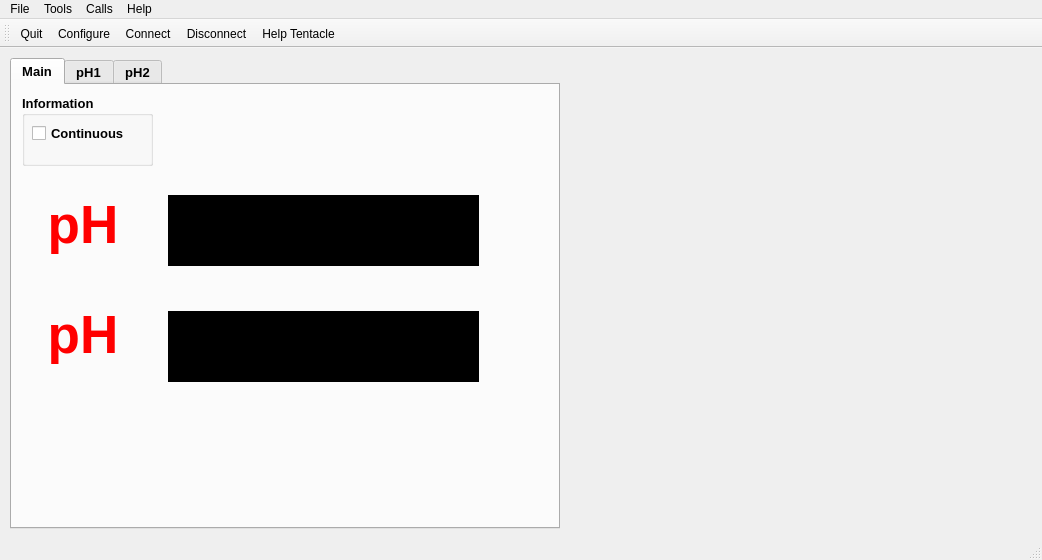
<?xml version="1.0" encoding="UTF-8"?>
<ui version="4.0">
 <class>MainWindow</class>
 <widget class="QMainWindow" name="MainWindow">
  <property name="geometry">
   <rect>
    <x>0</x>
    <y>0</y>
    <width>1042</width>
    <height>560</height>
   </rect>
  </property>
  <property name="windowTitle">
   <string>Terminal for Tentacle Mini pH meter</string>
  </property>
  <widget class="QWidget" name="centralWidget">
   <widget class="QTabWidget" name="tabWidget">
    <property name="geometry">
     <rect>
      <x>10</x>
      <y>10</y>
      <width>550</width>
      <height>471</height>
     </rect>
    </property>
    <property name="font">
     <font>
      <pointsize>10</pointsize>
      <weight>75</weight>
      <bold>true</bold>
     </font>
    </property>
    <property name="tabPosition">
     <enum>QTabWidget::North</enum>
    </property>
    <property name="tabShape">
     <enum>QTabWidget::Rounded</enum>
    </property>
    <property name="currentIndex">
     <number>0</number>
    </property>
    <property name="iconSize">
     <size>
      <width>32</width>
      <height>32</height>
     </size>
    </property>
    <property name="elideMode">
     <enum>Qt::ElideNone</enum>
    </property>
    <property name="usesScrollButtons">
     <bool>false</bool>
    </property>
    <property name="documentMode">
     <bool>false</bool>
    </property>
    <widget class="QWidget" name="mainTab">
     <attribute name="title">
      <string>Main</string>
     </attribute>
     <widget class="QLabel" name="lblEZO1">
      <property name="geometry">
       <rect>
        <x>10</x>
        <y>110</y>
        <width>122</width>
        <height>60</height>
       </rect>
      </property>
      <property name="font">
       <font>
        <pointsize>40</pointsize>
        <weight>75</weight>
        <bold>true</bold>
       </font>
      </property>
      <property name="styleSheet">
       <string notr="true">color: red;</string>
      </property>
      <property name="text">
       <string>pH</string>
      </property>
      <property name="alignment">
       <set>Qt::AlignCenter</set>
      </property>
     </widget>
     <widget class="QLabel" name="lblValue1">
      <property name="geometry">
       <rect>
        <x>156</x>
        <y>110</y>
        <width>311</width>
        <height>71</height>
       </rect>
      </property>
      <property name="font">
       <font>
        <family>Arial</family>
        <pointsize>40</pointsize>
        <weight>75</weight>
        <bold>true</bold>
       </font>
      </property>
      <property name="styleSheet">
       <string notr="true">background: black;
color: orange;
</string>
      </property>
      <property name="text">
       <string/>
      </property>
      <property name="textFormat">
       <enum>Qt::PlainText</enum>
      </property>
      <property name="alignment">
       <set>Qt::AlignCenter</set>
      </property>
      <property name="margin">
       <number>4</number>
      </property>
     </widget>
     <widget class="QGroupBox" name="groupBox">
      <property name="geometry">
       <rect>
        <x>10</x>
        <y>10</y>
        <width>131</width>
        <height>71</height>
       </rect>
      </property>
      <property name="sizePolicy">
       <sizepolicy hsizetype="Minimum" vsizetype="Fixed">
        <horstretch>0</horstretch>
        <verstretch>0</verstretch>
       </sizepolicy>
      </property>
      <property name="font">
       <font>
        <weight>75</weight>
        <bold>true</bold>
       </font>
      </property>
      <property name="title">
       <string>Information</string>
      </property>
      <widget class="QCheckBox" name="contCB">
       <property name="geometry">
        <rect>
         <x>10</x>
         <y>30</y>
         <width>101</width>
         <height>17</height>
        </rect>
       </property>
       <property name="text">
        <string>Continuous</string>
       </property>
      </widget>
     </widget>
     <widget class="QLabel" name="lblValue2">
      <property name="geometry">
       <rect>
        <x>156</x>
        <y>226</y>
        <width>311</width>
        <height>71</height>
       </rect>
      </property>
      <property name="font">
       <font>
        <family>Arial</family>
        <pointsize>40</pointsize>
        <weight>75</weight>
        <bold>true</bold>
       </font>
      </property>
      <property name="styleSheet">
       <string notr="true">background: black;
color: orange;
</string>
      </property>
      <property name="text">
       <string/>
      </property>
      <property name="textFormat">
       <enum>Qt::PlainText</enum>
      </property>
      <property name="alignment">
       <set>Qt::AlignCenter</set>
      </property>
      <property name="margin">
       <number>4</number>
      </property>
     </widget>
     <widget class="QLabel" name="lblEZO2">
      <property name="geometry">
       <rect>
        <x>10</x>
        <y>220</y>
        <width>122</width>
        <height>60</height>
       </rect>
      </property>
      <property name="font">
       <font>
        <pointsize>40</pointsize>
        <weight>75</weight>
        <bold>true</bold>
       </font>
      </property>
      <property name="styleSheet">
       <string notr="true">color: red;</string>
      </property>
      <property name="text">
       <string>pH</string>
      </property>
      <property name="alignment">
       <set>Qt::AlignCenter</set>
      </property>
     </widget>
    </widget>
    <widget class="QWidget" name="EZOTab1">
     <attribute name="icon">
      <iconset resource="../atlasterminal.qrc">
       <normaloff>:/new/images/images/ph-circuit-large.jpg</normaloff>:/new/images/images/ph-circuit-large.jpg</iconset>
     </attribute>
     <attribute name="title">
      <string>pH1</string>
     </attribute>
    </widget>
    <widget class="QWidget" name="EZOTab2">
     <attribute name="icon">
      <iconset resource="../atlasterminal.qrc">
       <normaloff>:/new/images/images/ph-circuit-large.jpg</normaloff>:/new/images/images/ph-circuit-large.jpg</iconset>
     </attribute>
     <attribute name="title">
      <string>pH2</string>
     </attribute>
    </widget>
   </widget>
  </widget>
  <widget class="QMenuBar" name="menuBar">
   <property name="geometry">
    <rect>
     <x>0</x>
     <y>0</y>
     <width>1042</width>
     <height>21</height>
    </rect>
   </property>
   <widget class="QMenu" name="menuCalls">
    <property name="title">
     <string>Calls</string>
    </property>
    <addaction name="separator"/>
   </widget>
   <widget class="QMenu" name="menuTools">
    <property name="title">
     <string>Tools</string>
    </property>
    <addaction name="actionScreenshot"/>
   </widget>
   <widget class="QMenu" name="menuHelp">
    <property name="title">
     <string>Help</string>
    </property>
    <addaction name="actionIndex"/>
    <addaction name="separator"/>
    <addaction name="actionAbout_AtlasTerminal"/>
    <addaction name="actionAbout_Qt"/>
   </widget>
   <widget class="QMenu" name="menuFile">
    <property name="title">
     <string>File</string>
    </property>
    <addaction name="actionQuit"/>
   </widget>
   <addaction name="menuFile"/>
   <addaction name="menuTools"/>
   <addaction name="menuCalls"/>
   <addaction name="menuHelp"/>
  </widget>
  <widget class="QStatusBar" name="statusBar"/>
  <widget class="QToolBar" name="toolBar">
   <property name="windowTitle">
    <string>toolBar</string>
   </property>
   <attribute name="toolBarArea">
    <enum>TopToolBarArea</enum>
   </attribute>
   <attribute name="toolBarBreak">
    <bool>false</bool>
   </attribute>
   <addaction name="actionQuit"/>
   <addaction name="actionConfigure"/>
   <addaction name="actionConnect"/>
   <addaction name="actionDisconnect"/>
   <addaction name="action_Help_Tentacle"/>
  </widget>
  <action name="actionQuit">
   <property name="icon">
    <iconset resource="../atlasterminal.qrc">
     <normaloff>:/new/images/images/application-exit.png</normaloff>:/new/images/images/application-exit.png</iconset>
   </property>
   <property name="text">
    <string>&amp;Quit</string>
   </property>
   <property name="shortcut">
    <string>Ctrl+Q</string>
   </property>
  </action>
  <action name="actionConnect">
   <property name="icon">
    <iconset resource="../atlasterminal.qrc">
     <normaloff>:/new/images/images/connect.png</normaloff>:/new/images/images/connect.png</iconset>
   </property>
   <property name="text">
    <string>&amp;Connect</string>
   </property>
   <property name="toolTip">
    <string>Connect Atlas</string>
   </property>
  </action>
  <action name="actionDisconnect">
   <property name="icon">
    <iconset resource="../atlasterminal.qrc">
     <normaloff>:/new/images/images/disconnect.png</normaloff>:/new/images/images/disconnect.png</iconset>
   </property>
   <property name="text">
    <string>&amp;Disconnect</string>
   </property>
   <property name="toolTip">
    <string>Disconnect Atlas</string>
   </property>
  </action>
  <action name="actionConfigure">
   <property name="icon">
    <iconset resource="../atlasterminal.qrc">
     <normaloff>:/new/images/images/settings.png</normaloff>:/new/images/images/settings.png</iconset>
   </property>
   <property name="text">
    <string>&amp;Configure</string>
   </property>
   <property name="toolTip">
    <string>Configure Atlas</string>
   </property>
  </action>
  <action name="action_Help_Tentacle">
   <property name="icon">
    <iconset resource="../atlasterminal.qrc">
     <normaloff>:/new/images/images/AtlasHelp1.png</normaloff>:/new/images/images/AtlasHelp1.png</iconset>
   </property>
   <property name="text">
    <string>&amp;Help Tentacle</string>
   </property>
  </action>
  <action name="actionScreenshot">
   <property name="text">
    <string>Screenshot</string>
   </property>
  </action>
  <action name="actionIndex">
   <property name="text">
    <string>Index</string>
   </property>
  </action>
  <action name="actionAbout_AtlasTerminal">
   <property name="text">
    <string>About AtlasTerminal</string>
   </property>
  </action>
  <action name="actionAbout_Qt">
   <property name="text">
    <string>About Qt</string>
   </property>
  </action>
 </widget>
 <layoutdefault spacing="6" margin="11"/>
 <resources>
  <include location="../atlasterminal.qrc"/>
 </resources>
 <connections/>
</ui>
